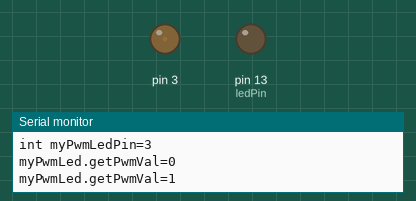
Bench run of a sketch on a simulated Arduino Uno, built with avr-gcc and run on an emulated ATmega328P. Shown: output pins drawn as LEDs (lit = HIGH), the last lines printed to the serial monitor.

Above: at 0.05 s.
At 1.5 s:
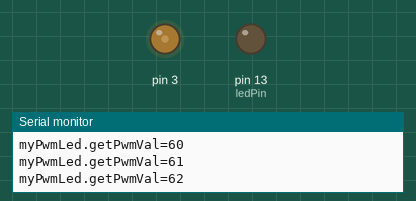
At 3.1 s:
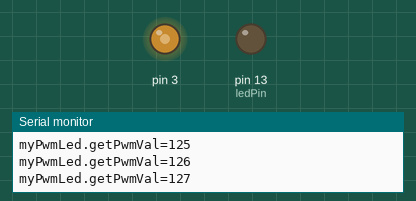
At 6.2 s:
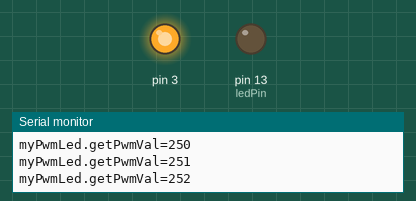
Timing chart, 0 to 8.1 s (numbered marks = the images above):
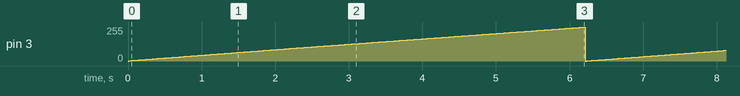

The sketch:

project1.ino
```cpp
#include "Led.h"

PwmLed myPwmLed;  //创建PwmLed类型的对象，名称为myPwmLed

void setup()
{

  Serial.begin(9600);
  myPwmLed.steLedPin(3);  //通过它的父类进行修改myPwmLedPin
  int myPwmLedPin=myPwmLed.getLedPin();//获取父类的myPwmLedPin
  Serial.print("int myPwmLedPin=");
  Serial.println(myPwmLedPin);
}
void loop()
{
  for(int i=0;i<255;i++)
  {
     myPwmLed.on(i);
     Serial.print("myPwmLed.getPwmVal=");
     Serial.println(myPwmLed.getPwmVal());
     delay(10);
  }
}
```

Led.cpp
```cpp
#include "Led.h"

Led::Led()//构造函数
{
  Serial.println("Led Object created");
  pinMode(13,OUTPUT);
}


Led::Led(int userLedPin)
{
  Serial.println("Led Object created");
  ledPin = userLedPin;
  pinMode(ledPin,OUTPUT);
}


Led::~Led()//析构函数
{
  Serial.println("Led Object Deleted");
}


#include "Led.h"
void Led::on()//类的成员函数
{
  digitalWrite(ledPin,HIGH);
}


void Led::off()//类的成员函数
{
  digitalWrite(ledPin,LOW);
}


int Led::getLedPin()   //只要类内部的成员函数才能调用private里的变量
{
  return ledPin;
}


void Led::steLedPin(int userLedPin)
{
  ledPin=userLedPin;
  pinMode(ledPin,OUTPUT);
}


void PwmLed::on(int userPwmVal)
{
  pwmVal=userPwmVal;
  analogWrite(getLedPin(),pwmVal);

}


int PwmLed::getPwmVal()
{
  return pwmVal;
}
```

Led.h
```cpp
#include <Arduino.h>

#ifndef _Led_H_
#define _Led_H_

class Led{        //建立一个类
  public:  //public表明以下的成员变量和成员函数为公有成员，在程序中可以任意调用
    Led();   //构造函数:构造函数是在类被建立的时候执行的函数（无参数时调用）
    Led(int userLedPin);//构造函数:构造函数是在类被建立的时候执行的函数（有参数时调用）
    ~Led();  //析构函数(destructor) 与构造函数相反，当对象结束其生命周期，如对象所在的函数已调用完毕时，系统自动执行析构函数。
    void on();//类的成员函数
    void off();//类的成员函数
    int getLedPin(); //获取私有成员变量，以便类外的调用
    void steLedPin(int userLedPin); //利用private里的ledPin改变pinMode

  private:  //私有(类以外的就不可以用，只能类之中的能用)
    int ledPin=13;
};


class PwmLed : public Led   //PwmLed是Led的子类(只有Led里公共的成员才能继承子类)
{
  public:
    void on(int userPwmVal);
    int getPwmVal();
  private:
    int pwmVal=0;

};

#endif
```

Measured:
- by itself, pin 3: ramps from 0/255 to 254/255 and jumps back, once every 6.3 s
